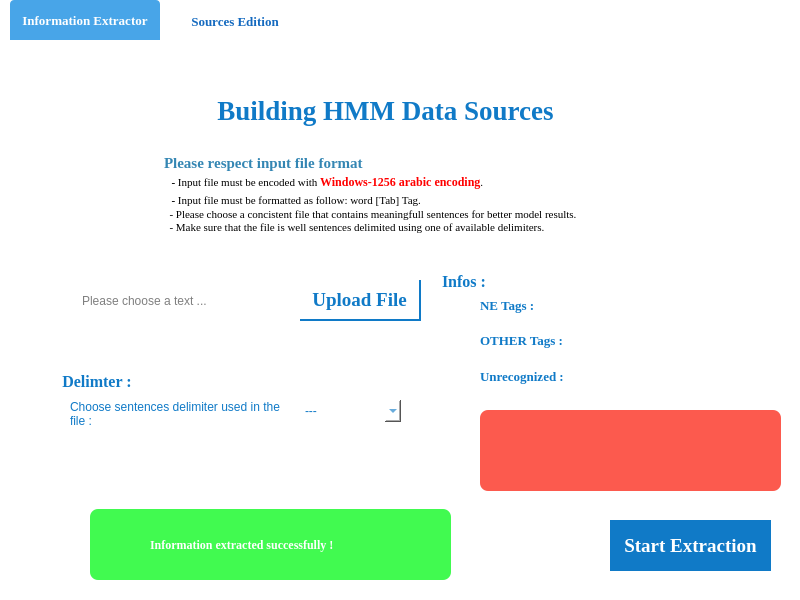
<?xml version="1.0" encoding="UTF-8"?>
<ui version="4.0">
 <class>MainWindow</class>
 <widget class="QMainWindow" name="MainWindow">
  <property name="geometry">
   <rect>
    <x>0</x>
    <y>0</y>
    <width>800</width>
    <height>600</height>
   </rect>
  </property>
  <property name="windowTitle">
   <string>Corpus Sources Automation Tool</string>
  </property>
  <property name="styleSheet">
   <string notr="true">* {

background-color: white;
}
QTabBar::tab{
background-color:white;
height: 40px;
min-width: 50px;
width:150px;
color: #156abf;

}
QTabBar::tab:selected {
background-color:#48a5e8;
border-top-right-radius: 4px;
border-top-left-radius: 4px;
color:white;
}
#infosGB,#delimiterGB{
border: 1px solid red;
}

</string>
  </property>
  <widget class="QWidget" name="centralwidget">
   <widget class="QTabWidget" name="tabs">
    <property name="geometry">
     <rect>
      <x>10</x>
      <y>0</y>
      <width>781</width>
      <height>591</height>
     </rect>
    </property>
    <property name="font">
     <font>
      <family>Times New Roman</family>
      <pointsize>10</pointsize>
      <weight>75</weight>
      <bold>true</bold>
     </font>
    </property>
    <property name="styleSheet">
     <string notr="true">border: Opx;</string>
    </property>
    <property name="currentIndex">
     <number>0</number>
    </property>
    <property name="tabsClosable">
     <bool>false</bool>
    </property>
    <widget class="QWidget" name="indexesTab">
     <property name="minimumSize">
      <size>
       <width>100</width>
       <height>465</height>
      </size>
     </property>
     <property name="font">
      <font>
       <family>Times New Roman</family>
       <pointsize>10</pointsize>
       <weight>75</weight>
       <bold>true</bold>
      </font>
     </property>
     <property name="styleSheet">
      <string notr="true">height : 50px;
</string>
     </property>
     <attribute name="title">
      <string>Information Extractor</string>
     </attribute>
     <widget class="QLabel" name="label">
      <property name="geometry">
       <rect>
        <x>170</x>
        <y>20</y>
        <width>411</width>
        <height>101</height>
       </rect>
      </property>
      <property name="font">
       <font>
        <family>Times New Roman</family>
        <pointsize>20</pointsize>
        <weight>75</weight>
        <bold>true</bold>
       </font>
      </property>
      <property name="styleSheet">
       <string notr="true">color:#107ac7;
</string>
      </property>
      <property name="text">
       <string>Building HMM Data Sources</string>
      </property>
      <property name="alignment">
       <set>Qt::AlignCenter</set>
      </property>
     </widget>
     <widget class="QPushButton" name="startButton">
      <property name="geometry">
       <rect>
        <x>600</x>
        <y>480</y>
        <width>161</width>
        <height>51</height>
       </rect>
      </property>
      <property name="font">
       <font>
        <family>Times New Roman</family>
        <pointsize>14</pointsize>
        <weight>75</weight>
        <bold>true</bold>
       </font>
      </property>
      <property name="styleSheet">
       <string notr="true">background-color:#107ac7;
color: white;

</string>
      </property>
      <property name="text">
       <string>Start Extraction</string>
      </property>
     </widget>
     <widget class="QLabel" name="label_2">
      <property name="geometry">
       <rect>
        <x>120</x>
        <y>110</y>
        <width>31</width>
        <height>31</height>
       </rect>
      </property>
      <property name="text">
       <string/>
      </property>
      <property name="pixmap">
       <pixmap>../../../Webp.net-resizeimage.png</pixmap>
      </property>
     </widget>
     <widget class="QTextEdit" name="textEdit">
      <property name="geometry">
       <rect>
        <x>150</x>
        <y>110</y>
        <width>511</width>
        <height>101</height>
       </rect>
      </property>
      <property name="font">
       <font>
        <family>Times New Roman</family>
       </font>
      </property>
      <property name="html">
       <string>&lt;!DOCTYPE HTML PUBLIC &quot;-//W3C//DTD HTML 4.0//EN&quot; &quot;http://www.w3.org/TR/REC-html40/strict.dtd&quot;&gt;
&lt;html&gt;&lt;head&gt;&lt;meta name=&quot;qrichtext&quot; content=&quot;1&quot; /&gt;&lt;style type=&quot;text/css&quot;&gt;
p, li { white-space: pre-wrap; }
&lt;/style&gt;&lt;/head&gt;&lt;body style=&quot; font-family:'Times New Roman'; font-size:8.25pt; font-weight:400; font-style:normal;&quot;&gt;
&lt;p style=&quot; margin-top:0px; margin-bottom:0px; margin-left:0px; margin-right:0px; -qt-block-indent:0; text-indent:0px;&quot;&gt;&lt;span style=&quot; font-family:'MS Shell Dlg 2'; font-size:11pt; font-weight:600; color:#3486b3;&quot;&gt;Please respect input file format&lt;/span&gt;&lt;/p&gt;
&lt;p style=&quot; margin-top:0px; margin-bottom:0px; margin-left:0px; margin-right:0px; -qt-block-indent:0; text-indent:0px;&quot;&gt;&lt;span style=&quot; font-family:'MS Shell Dlg 2'; font-size:11pt; font-weight:600; color:#3486b3;&quot;&gt; &lt;/span&gt;&lt;span style=&quot; font-family:'MS Shell Dlg 2'; font-size:11pt; font-weight:600;&quot;&gt; &lt;/span&gt;&lt;span style=&quot; font-family:'MS Shell Dlg 2'; font-size:8pt; font-weight:600;&quot;&gt;- &lt;/span&gt;&lt;span style=&quot; font-family:'MS Shell Dlg 2'; font-size:8pt;&quot;&gt;Input file must be encoded with &lt;/span&gt;&lt;span style=&quot; font-family:'MS Shell Dlg 2'; font-size:9pt; font-weight:600; color:#ff0000;&quot;&gt;Windows-1256 arabic encoding&lt;/span&gt;&lt;span style=&quot; font-family:'MS Shell Dlg 2'; font-size:8pt;&quot;&gt;.&lt;/span&gt;&lt;span style=&quot; font-family:'MS Shell Dlg 2'; font-size:11pt; font-weight:600; color:#3486b3;&quot;&gt; &lt;/span&gt;&lt;/p&gt;
&lt;p style=&quot; margin-top:0px; margin-bottom:0px; margin-left:0px; margin-right:0px; -qt-block-indent:0; text-indent:0px;&quot;&gt;&lt;span style=&quot; font-family:'MS Shell Dlg 2'; font-size:11pt; font-weight:600;&quot;&gt;  &lt;/span&gt;&lt;span style=&quot; font-family:'MS Shell Dlg 2'; font-size:8pt; font-weight:600;&quot;&gt;- &lt;/span&gt;&lt;span style=&quot; font-family:'MS Shell Dlg 2'; font-size:8pt;&quot;&gt;Input file must be formatted as follow: word [Tab] Tag.&lt;/span&gt;&lt;/p&gt;
&lt;p style=&quot; margin-top:0px; margin-bottom:0px; margin-left:0px; margin-right:0px; -qt-block-indent:0; text-indent:0px;&quot;&gt;&lt;span style=&quot; font-family:'MS Shell Dlg 2'; font-size:8pt;&quot;&gt;  - Please choose a concistent file that contains meaningfull sentences for better model results.&lt;/span&gt;&lt;/p&gt;
&lt;p style=&quot; margin-top:0px; margin-bottom:0px; margin-left:0px; margin-right:0px; -qt-block-indent:0; text-indent:0px;&quot;&gt;&lt;span style=&quot; font-family:'MS Shell Dlg 2'; font-size:8pt;&quot;&gt;  - Make sure that the file is well sentences delimited using one of available delimiters.&lt;/span&gt;&lt;/p&gt;&lt;/body&gt;&lt;/html&gt;</string>
      </property>
     </widget>
     <widget class="QGroupBox" name="delimiterGB">
      <property name="geometry">
       <rect>
        <x>50</x>
        <y>330</y>
        <width>361</width>
        <height>111</height>
       </rect>
      </property>
      <property name="font">
       <font>
        <family>Times New Roman</family>
        <pointsize>12</pointsize>
        <weight>75</weight>
        <bold>true</bold>
       </font>
      </property>
      <property name="styleSheet">
       <string notr="true">color:#107ac7;</string>
      </property>
      <property name="title">
       <string>Delimter :</string>
      </property>
      <widget class="QComboBox" name="delimiterCB">
       <property name="geometry">
        <rect>
         <x>240</x>
         <y>30</y>
         <width>101</width>
         <height>22</height>
        </rect>
       </property>
       <item>
        <property name="text">
         <string>---</string>
        </property>
       </item>
       <item>
        <property name="text">
         <string>***</string>
        </property>
       </item>
       <item>
        <property name="text">
         <string>&lt;/EOS&gt;</string>
        </property>
       </item>
      </widget>
      <widget class="QLabel" name="label_3">
       <property name="geometry">
        <rect>
         <x>10</x>
         <y>30</y>
         <width>221</width>
         <height>51</height>
        </rect>
       </property>
       <property name="text">
        <string>Choose sentences delimiter used in the file :</string>
       </property>
       <property name="alignment">
        <set>Qt::AlignLeading|Qt::AlignLeft|Qt::AlignTop</set>
       </property>
       <property name="wordWrap">
        <bool>true</bool>
       </property>
      </widget>
     </widget>
     <widget class="QGroupBox" name="infosGB">
      <property name="geometry">
       <rect>
        <x>430</x>
        <y>230</y>
        <width>331</width>
        <height>131</height>
       </rect>
      </property>
      <property name="font">
       <font>
        <family>Times New Roman</family>
        <pointsize>12</pointsize>
        <weight>75</weight>
        <bold>true</bold>
       </font>
      </property>
      <property name="styleSheet">
       <string notr="true">color:#107ac7;</string>
      </property>
      <property name="title">
       <string>Infos :</string>
      </property>
      <widget class="QWidget" name="verticalLayoutWidget_2">
       <property name="geometry">
        <rect>
         <x>40</x>
         <y>20</y>
         <width>261</width>
         <height>101</height>
        </rect>
       </property>
       <layout class="QVBoxLayout" name="verticalLayout_2">
        <item>
         <layout class="QHBoxLayout" name="horizontalLayout">
          <item>
           <widget class="QLabel" name="label_5">
            <property name="font">
             <font>
              <family>Times New Roman</family>
              <pointsize>10</pointsize>
              <weight>75</weight>
              <bold>true</bold>
             </font>
            </property>
            <property name="text">
             <string>NE Tags :</string>
            </property>
           </widget>
          </item>
          <item>
           <widget class="QLabel" name="NETagsLabel">
            <property name="text">
             <string/>
            </property>
           </widget>
          </item>
         </layout>
        </item>
        <item>
         <layout class="QHBoxLayout" name="horizontalLayout_3">
          <item>
           <widget class="QLabel" name="label_7">
            <property name="font">
             <font>
              <family>Times New Roman</family>
              <pointsize>10</pointsize>
              <weight>75</weight>
              <bold>true</bold>
             </font>
            </property>
            <property name="text">
             <string>OTHER Tags :</string>
            </property>
           </widget>
          </item>
          <item>
           <widget class="QLabel" name="OtherTagsLabel">
            <property name="text">
             <string/>
            </property>
           </widget>
          </item>
         </layout>
        </item>
        <item>
         <layout class="QHBoxLayout" name="horizontalLayout_4">
          <item>
           <widget class="QLabel" name="label_9">
            <property name="font">
             <font>
              <family>Times New Roman</family>
              <pointsize>10</pointsize>
              <weight>75</weight>
              <bold>true</bold>
             </font>
            </property>
            <property name="text">
             <string>Unrecognized :</string>
            </property>
           </widget>
          </item>
          <item>
           <widget class="QLabel" name="UnkTagsLabel">
            <property name="text">
             <string/>
            </property>
           </widget>
          </item>
         </layout>
        </item>
       </layout>
      </widget>
     </widget>
     <widget class="QLineEdit" name="lineEdit">
      <property name="geometry">
       <rect>
        <x>70</x>
        <y>240</y>
        <width>181</width>
        <height>41</height>
       </rect>
      </property>
      <property name="readOnly">
       <bool>true</bool>
      </property>
      <property name="placeholderText">
       <string>Please choose a text ...</string>
      </property>
     </widget>
     <widget class="QPushButton" name="uploadFileButton">
      <property name="geometry">
       <rect>
        <x>290</x>
        <y>240</y>
        <width>121</width>
        <height>41</height>
       </rect>
      </property>
      <property name="font">
       <font>
        <family>Times New Roman</family>
        <pointsize>14</pointsize>
        <weight>75</weight>
        <bold>true</bold>
       </font>
      </property>
      <property name="styleSheet">
       <string notr="true">border-right: 2px solid #107ac7;
border-bottom: 2px solid #107ac7;
color:#107ac7;

</string>
      </property>
      <property name="text">
       <string>Upload File</string>
      </property>
     </widget>
     <widget class="QGroupBox" name="errorContainer">
      <property name="geometry">
       <rect>
        <x>470</x>
        <y>370</y>
        <width>301</width>
        <height>81</height>
       </rect>
      </property>
      <property name="styleSheet">
       <string notr="true">background-color:rgba(252, 90, 78,1);
border-top-right-radius: 8px;
border-top-left-radius: 8px;
border-bottom-right-radius: 8px;
border-bottom-left-radius: 8px;</string>
      </property>
      <property name="title">
       <string/>
      </property>
      <widget class="QLabel" name="label_4">
       <property name="geometry">
        <rect>
         <x>20</x>
         <y>20</y>
         <width>31</width>
         <height>31</height>
        </rect>
       </property>
       <property name="styleSheet">
        <string notr="true">background-color:transparent;</string>
       </property>
       <property name="text">
        <string/>
       </property>
       <property name="pixmap">
        <pixmap>../../../icons8-erreur-26.png</pixmap>
       </property>
      </widget>
      <widget class="QLabel" name="errorLabel">
       <property name="geometry">
        <rect>
         <x>70</x>
         <y>20</y>
         <width>211</width>
         <height>51</height>
        </rect>
       </property>
       <property name="font">
        <font>
         <family>Times New Roman</family>
         <pointsize>9</pointsize>
         <weight>75</weight>
         <bold>true</bold>
        </font>
       </property>
       <property name="styleSheet">
        <string notr="true">color:white;</string>
       </property>
       <property name="text">
        <string/>
       </property>
       <property name="wordWrap">
        <bool>true</bool>
       </property>
      </widget>
     </widget>
     <widget class="QGroupBox" name="successContainer">
      <property name="geometry">
       <rect>
        <x>80</x>
        <y>469</y>
        <width>361</width>
        <height>71</height>
       </rect>
      </property>
      <property name="styleSheet">
       <string notr="true">background-color:#41fa50;
border-top-right-radius: 8px;
border-top-left-radius: 8px;
border-bottom-right-radius: 8px;
border-bottom-left-radius: 8px;
</string>
      </property>
      <property name="title">
       <string/>
      </property>
      <widget class="QLabel" name="label_6">
       <property name="geometry">
        <rect>
         <x>60</x>
         <y>20</y>
         <width>261</width>
         <height>31</height>
        </rect>
       </property>
       <property name="font">
        <font>
         <family>Times New Roman</family>
         <pointsize>9</pointsize>
         <weight>75</weight>
         <bold>true</bold>
        </font>
       </property>
       <property name="styleSheet">
        <string notr="true">color:white;</string>
       </property>
       <property name="text">
        <string>Information extracted successfully !</string>
       </property>
      </widget>
      <widget class="QLabel" name="label_8">
       <property name="geometry">
        <rect>
         <x>10</x>
         <y>20</y>
         <width>31</width>
         <height>31</height>
        </rect>
       </property>
       <property name="text">
        <string/>
       </property>
       <property name="pixmap">
        <pixmap>../../../icons8-ok-30.png</pixmap>
       </property>
      </widget>
     </widget>
    </widget>
    <widget class="QWidget" name="rechercheTab">
     <property name="font">
      <font>
       <family>Times New Roman</family>
       <pointsize>10</pointsize>
       <weight>75</weight>
       <bold>true</bold>
      </font>
     </property>
     <property name="styleSheet">
      <string notr="true">*{
background-color:white;
}
</string>
     </property>
     <attribute name="title">
      <string>Sources Edition</string>
     </attribute>
    </widget>
   </widget>
  </widget>
 </widget>
 <resources/>
 <connections/>
</ui>
